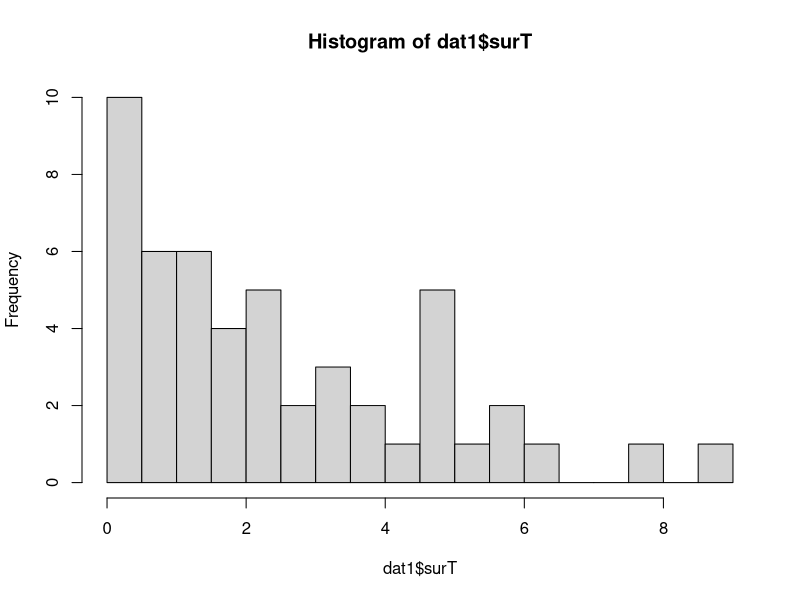
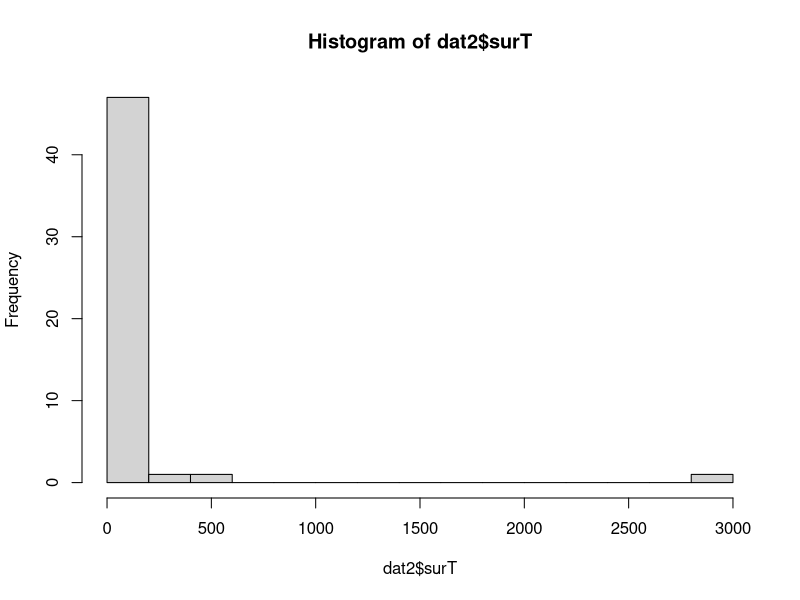
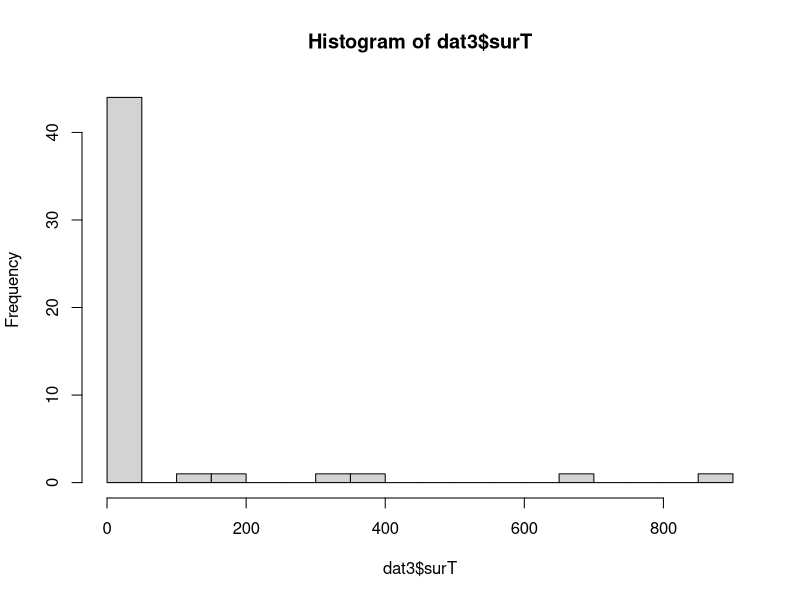
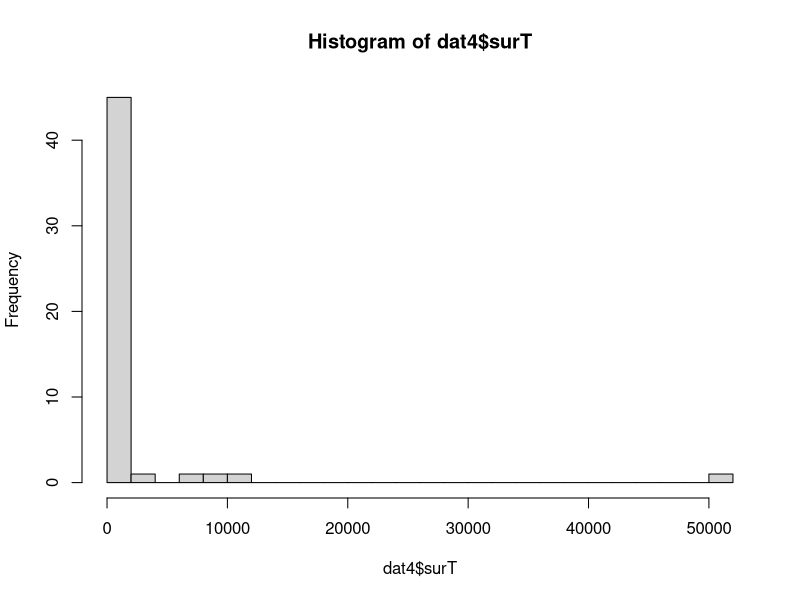

R code for these plots, in order: (Note: this script raises an error after producing the figures.)
## ---- chunk 1
library(mvtnorm)
library(survival)
## ---- chunk 2
# Here we use parametric model to simulate data with survival time,
# assuming survival time is exponentially distributed. 
# We first simulate the mean of exponential from linear combinations
# of variables, and then simulate survival time. 
# T\sim 1/u*exp(-t/u), and the true model is:
# log(T) = \mu + e = b0 + Xb + e
# @param b: vector of length (p+1) for true effect size, include intercept.
# @param X: variable matrix of size n by p. 
# @param status: censoring status. 1 = censored, 2 = event observed. 
sim_dat <- function(b, X){
  n = nrow(X)
  mu <- exp(cbind(rep(1,n), X) %*% b)
  surT <- rexp(n, rate = 1/mu)
  dat <- data.frame(cbind(surT, X))
  names(dat) = c("surT", "x1", "x2")
  dat$status <- rep(2, n)
  return(dat)
}
## ---- chunk 3
set.seed(1)
n <- 50
b <- c(1, 0, 0)
X <- rmvnorm(n, sigma = matrix(c(1, 0.5, 0.5, 1), ncol = 2, nrow = 2))
dat1 <- sim_dat(b, X)
## ---- chunk 4
hist(dat1$surT, breaks = 20)
## ---- chunk 5
set.seed(1)
n <- 50
b <- c(1, 3, 0)
X <- rmvnorm(n, sigma = matrix(c(1, 0, 0, 1), ncol = 2, nrow = 2))
dat2 <- sim_dat(b, X)
## ---- chunk 6
hist(dat2$surT, breaks = 20)
## ---- chunk 7
set.seed(1)
n <- 50
b <- c(1, 3, 0)
X <- rmvnorm(n, sigma = matrix(c(1, 0.9, 0.9, 1), ncol = 2, nrow = 2))
dat3 <- sim_dat(b, X)
## ---- chunk 8
hist(dat3$surT, breaks = 20)
## ---- chunk 9
set.seed(1)
n <- 50
b <- c(1, 3, 2)
X <- rmvnorm(n, sigma = matrix(c(1, 0.9, 0.9, 1), ncol = 2, nrow = 2))
dat4 <- sim_dat(b, X)
## ---- chunk 10
hist(dat4$surT, breaks = 20)
## ---- chunk 11
sim_dat_simple <- list(dat1, dat2, dat3, dat4)
saveRDS(sim_dat_simple, "./data/sim_dat_simple.rds")
